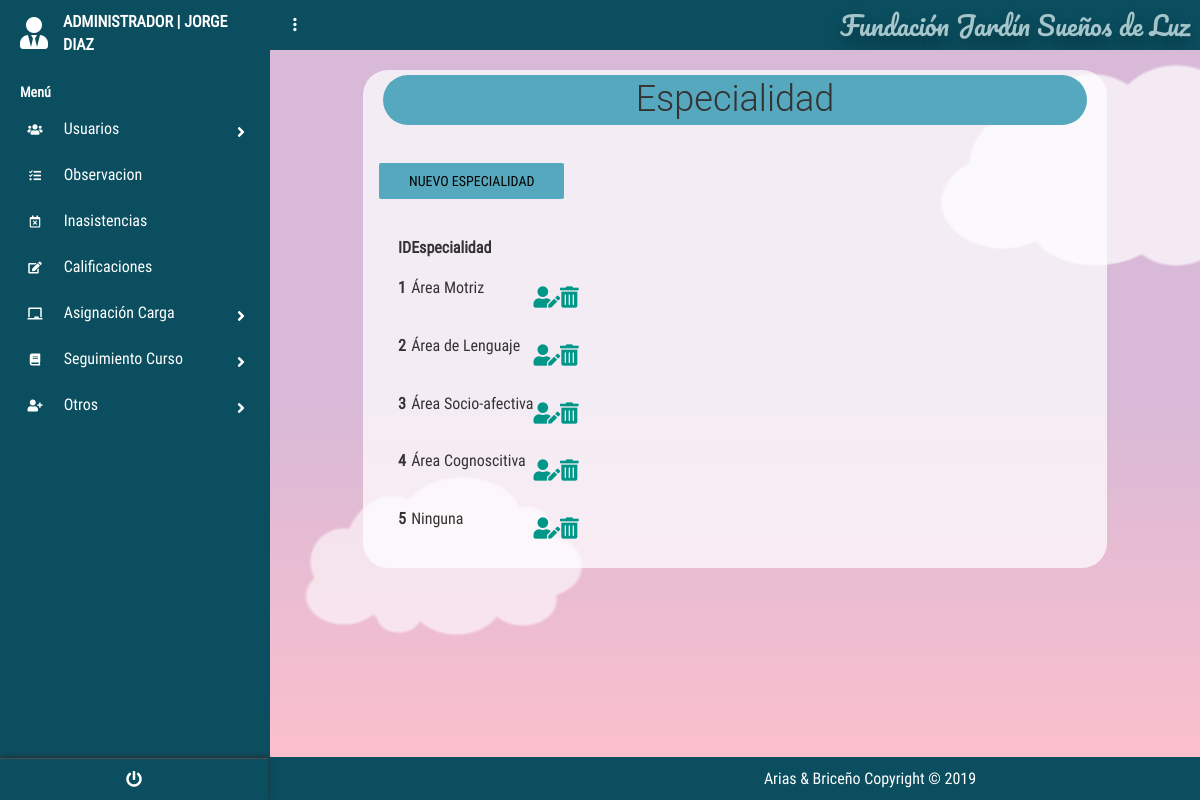
The page /?c=Especialidad&a=Index (signed in) on the database its author committed.
### tables this page shows
create table ESPECIALIDAD
(
id_Especialidad int PRIMARY KEY auto_increment ,
nombre_Especialidad varchar (50) not null
);

### controllers/EspecialidadController.php (called while the page is built, shortened)
<?php
require_once "./models/EspecialidadModel.php";
class EspecialidadController{
    public function __CONSTRUCT(){
        $this->mode = new EspecialidadModel();
    }
    public function Index(){
        include_once './views/Especialidad/EspecialidadCon.php';
    }
}

### models/Conexion.php (called while the page is built)
<?php
class Conexion{
    public static function conectar(){
        $PDO = new PDO("mysql:host=localhost;dbname=dbfundacion;charset=utf8","root","");
        $PDO->setAttribute(PDO::ATTR_ERRMODE,PDO::ERRMODE_EXCEPTION);
        return $PDO;
    }
}
?>

### models/EspecialidadModel.php (called while the page is built, shortened)
<?php
class EspecialidadModel{
    public $CNX;
    public function __construct(){
        try {
            $this->CNX= Conexion::conectar();
        } catch (Exception $e) {
            die($e->getMessage());
        }
    }
    public function listar_Especialidad(){
        try {
            $query= "SELECT * FROM Especialidad";
            $stm = $this->CNX->prepare($query);
            $stm->execute();
            return $stm->fetchAll(PDO::FETCH_OBJ);
        } catch (Exception $e){
            die($e ->getMessage());
        }
    }
}

### views/Especialidad/EspecialidadCon.php (the view, shortened to what this page needs)
<!DOCTYPE html>
<html lang="es">
<head>
    <link rel='stylesheet' href='https://cdnjs.cloudflare.com/ajax/libs/twitter-bootstrap/4.1.1/css/bootstrap.css'>
    <link rel='stylesheet' href='https://use.fontawesome.com/releases/v5.0.13/css/all.css'>
    <link rel="stylesheet" href="<?php echo SERVERURL; ?>assets/css/main.css">
    <link rel="stylesheet" href="<?php echo SERVERURL; ?>assets/css/style.css">
    <link rel="stylesheet" href="<?php echo SERVERURL; ?>assets/css/menu_Lateral.css">
    <link rel="stylesheet" href="<?php echo SERVERURL; ?>assets/css/main.css">
    <link href="https://unpkg.com/bootstrap-table@1.18.0/dist/bootstrap-table.min.css" rel="stylesheet">
</head>
<body>
    <?php include "./views/modules/navlateral.php" ?>
    <section class="full-box dashboard-contentPage">
        <?php include "./views/modules/navbar.php" ?>
        <div class="container">
            <div class="titles">
                <h1 class="tituloa ">Especialidad</h1>
                <div class="form-group" id="botones">
                    <a href="?c=Especialidad&a=nuevo" class="boton btn btn-info botones">Nuevo Especialidad</a>
                </div>
            </div>
            <div class="tablas">
            <table
                id="table"
                data-toggle="table"
                data-height="auto"
                data-search="true"
                data-show-refresh="false"
                data-show-columns="true"
                data-buttons-toolbar=".buttons-toolbar">
                <thead>
                    <tr>
                        <th data-field="ID">ID</th>
                        <th data-field="especialidad">Especialidad</th>
                        <th data-field="editar"></th>
                        <th data-field="eliminar"></th>
                    </tr>
                </thead>
                <tbody>
                    <?php foreach ($this->mode->listar_Especialidad() as $k ) : ?>
                    <tr>
                        <th data-field="ID" scope="row"><?php echo $k->id_Especialidad; ?></th>
                        <td data-field="especialidad"><?php echo $k->nombre_Especialidad; ?></td>
                        <th data-field="editar">
                            <div class="form-group" id="botones">
                                <a
                                    href="?c=Especialidad&a=nuevo&id_Especialidad=<?php echo $k->id_Especialidad;?>"
                                    class="fas fa-user-edit fa-lg "></a>
                            </div>
                        </th>
                        <th data-field="eliminar">
                            <div class="form-group" id="botones">
                                <a
                                    onclick="javascript:return confirm('¿Desea eliminar la especialidad?');
                                "
                                    href="?c=Especialidad&a=g_eliminar_Especialidad&id_Especialidad=<?php echo $k->id_Especialidad;?>"
                                    class="fas fa-trash-alt fa-lg"></a>
                            </div>
                        </th>
                    </tr>
                    <?php endforeach; ?>
                </tbody>
            </table>
</div>
        </div>
        <?php include "./views/modules/fondo_Form.php" ?>
    </section>
</body>
</html>

### assets/css/main.css (style rules this page uses)
body, html { background-color: #0b4e5f; width: 100%; height: 100%; margin: 0; padding: 0; position: relative; font-size: 16px; font-family: 'RobotoCondensed'; overflow: hidden; }
.full-box { margin: 0; padding: 0; width: 100%; box-sizing: border-box; }
.container { background-color: rgba(255, 255, 255, 0.726); margin-top:20px; border-radius:25px; width:80%; }
.tablas,h1 { margin:20px }
h1 { text-align: center; padding: 5px; margin: 5px; }
form .btn, .botones { background-color: #56a8be; border-color: #56a8be; }
.tituloa { background-color: #56a8be; border-color: #56a8be; border-radius: 1em; }
.dashboard-sideBar, .dashboard-contentPage { position: absolute; top: 0; height: 100%; transition: all .3s ease-in-out; }
.dashboard-contentPage { right: 0; z-index: 1; padding-left: 270px; }
.btn:not(.btn-raised).btn-info, .input-group-btn .btn:not(.btn-raised).btn-info { color: #000000; }

### assets/css/menu_Lateral.css (style rules this page uses)
body { font-size: 0.9rem; }

### views/modules/fondo_Form.php (style rules this page uses)
html { box-sizing: border-box; }
*, *:before, *:after { box-sizing: inherit; }
body { margin: 0; background: linear-gradient(#d8b9d7 50%, #ffc0cb); min-height: 100vh; display: flex; justify-content: center; align-items: center; overflow: hidden; position: relative; }

### rows shown on the page
especialidad: id_Especialidad "1", nombre_Especialidad "Área Motriz"
especialidad: id_Especialidad "2", nombre_Especialidad "Área de Lenguaje"
especialidad: id_Especialidad "3", nombre_Especialidad "Área Socio-afectiva"
especialidad: id_Especialidad "4", nombre_Especialidad "Área Cognoscitiva"
especialidad: id_Especialidad "5", nombre_Especialidad "Ninguna"

### other values the page prints
$nombre "JORGE DIAZ"
NOMBREPROYECTO "Fundación Jardín Sueños de Luz"
